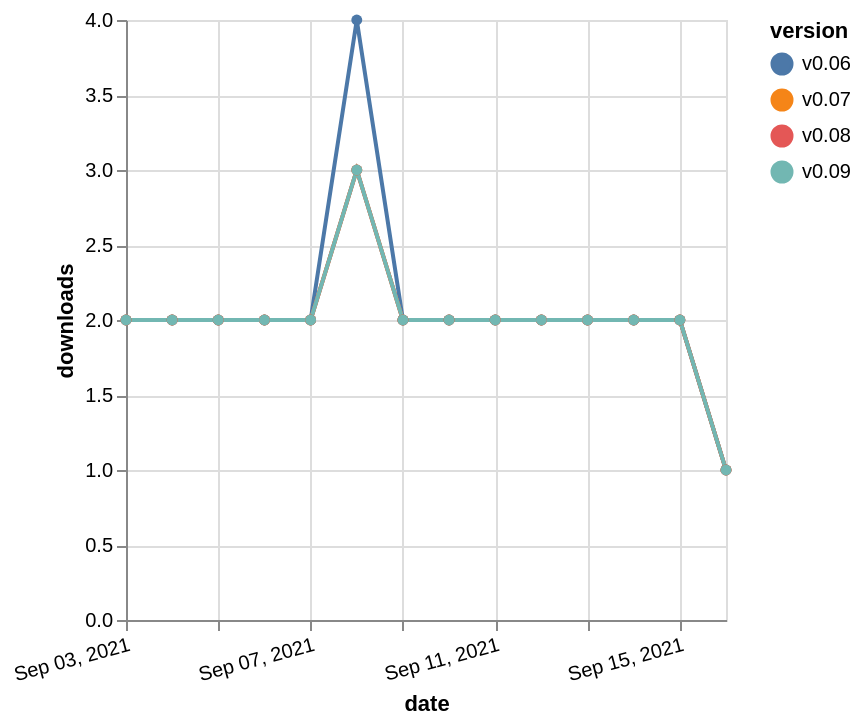

Describe this chart as a Vega-Lite specification.
### Vega-Lite specification from a JSON file in a GitHub repository (floating-point values rounded to 4 significant figures)
{"$schema": "https://vega.github.io/schema/vega-lite/v5.json", "description": "A simple bar chart with embedded data.", "data": {"values": [{"date": "2021-09-03", "total": 2203, "delta": 2, "version": "v0.06"}, {"date": "2021-09-04", "total": 2205, "delta": 2, "version": "v0.06"}, {"date": "2021-09-05", "total": 2207, "delta": 2, "version": "v0.06"}, {"date": "2021-09-06", "total": 2209, "delta": 2, "version": "v0.06"}, {"date": "2021-09-07", "total": 2211, "delta": 2, "version": "v0.06"}, {"date": "2021-09-08", "total": 2215, "delta": 4, "version": "v0.06"}, {"date": "2021-09-09", "total": 2217, "delta": 2, "version": "v0.06"}, {"date": "2021-09-10", "total": 2219, "delta": 2, "version": "v0.06"}, {"date": "2021-09-11", "total": 2221, "delta": 2, "version": "v0.06"}, {"date": "2021-09-12", "total": 2223, "delta": 2, "version": "v0.06"}, {"date": "2021-09-13", "total": 2225, "delta": 2, "version": "v0.06"}, {"date": "2021-09-14", "total": 2227, "delta": 2, "version": "v0.06"}, {"date": "2021-09-15", "total": 2229, "delta": 2, "version": "v0.06"}, {"date": "2021-09-16", "total": 2230, "delta": 1, "version": "v0.06"}, {"date": "2021-09-03", "total": 2080, "delta": 2, "version": "v0.07"}, {"date": "2021-09-04", "total": 2082, "delta": 2, "version": "v0.07"}, {"date": "2021-09-05", "total": 2084, "delta": 2, "version": "v0.07"}, {"date": "2021-09-06", "total": 2086, "delta": 2, "version": "v0.07"}, {"date": "2021-09-07", "total": 2088, "delta": 2, "version": "v0.07"}, {"date": "2021-09-08", "total": 2091, "delta": 3, "version": "v0.07"}, {"date": "2021-09-09", "total": 2093, "delta": 2, "version": "v0.07"}, {"date": "2021-09-10", "total": 2095, "delta": 2, "version": "v0.07"}, {"date": "2021-09-11", "total": 2097, "delta": 2, "version": "v0.07"}, {"date": "2021-09-12", "total": 2099, "delta": 2, "version": "v0.07"}, {"date": "2021-09-13", "total": 2101, "delta": 2, "version": "v0.07"}, {"date": "2021-09-14", "total": 2103, "delta": 2, "version": "v0.07"}, {"date": "2021-09-15", "total": 2105, "delta": 2, "version": "v0.07"}, {"date": "2021-09-16", "total": 2106, "delta": 1, "version": "v0.07"}, {"date": "2021-09-03", "total": 2071, "delta": 2, "version": "v0.08"}, {"date": "2021-09-04", "total": 2073, "delta": 2, "version": "v0.08"}, {"date": "2021-09-05", "total": 2075, "delta": 2, "version": "v0.08"}, {"date": "2021-09-06", "total": 2077, "delta": 2, "version": "v0.08"}, {"date": "2021-09-07", "total": 2079, "delta": 2, "version": "v0.08"}, {"date": "2021-09-08", "total": 2082, "delta": 3, "version": "v0.08"}, {"date": "2021-09-09", "total": 2084, "delta": 2, "version": "v0.08"}, {"date": "2021-09-10", "total": 2086, "delta": 2, "version": "v0.08"}, {"date": "2021-09-11", "total": 2088, "delta": 2, "version": "v0.08"}, {"date": "2021-09-12", "total": 2090, "delta": 2, "version": "v0.08"}, {"date": "2021-09-13", "total": 2092, "delta": 2, "version": "v0.08"}, {"date": "2021-09-14", "total": 2094, "delta": 2, "version": "v0.08"}, {"date": "2021-09-15", "total": 2096, "delta": 2, "version": "v0.08"}, {"date": "2021-09-16", "total": 2097, "delta": 1, "version": "v0.08"}, {"date": "2021-09-03", "total": 2070, "delta": 2, "version": "v0.09"}, {"date": "2021-09-04", "total": 2072, "delta": 2, "version": "v0.09"}, {"date": "2021-09-05", "total": 2074, "delta": 2, "version": "v0.09"}, {"date": "2021-09-06", "total": 2076, "delta": 2, "version": "v0.09"}, {"date": "2021-09-07", "total": 2078, "delta": 2, "version": "v0.09"}, {"date": "2021-09-08", "total": 2081, "delta": 3, "version": "v0.09"}, {"date": "2021-09-09", "total": 2083, "delta": 2, "version": "v0.09"}, {"date": "2021-09-10", "total": 2085, "delta": 2, "version": "v0.09"}, {"date": "2021-09-11", "total": 2087, "delta": 2, "version": "v0.09"}, {"date": "2021-09-12", "total": 2089, "delta": 2, "version": "v0.09"}, {"date": "2021-09-13", "total": 2091, "delta": 2, "version": "v0.09"}, {"date": "2021-09-14", "total": 2093, "delta": 2, "version": "v0.09"}, {"date": "2021-09-15", "total": 2095, "delta": 2, "version": "v0.09"}, {"date": "2021-09-16", "total": 2096, "delta": 1, "version": "v0.09"}]}, "width": "container", "mark": {"type": "line", "point": {"filled": true}}, "encoding": {"x": {"field": "date", "type": "temporal", "timeUnit": "yearmonthdate", "title": "date", "axis": {"labelAngle": -15}}, "y": {"field": "delta", "type": "quantitative", "title": "downloads"}, "color": {"field": "version", "type": "nominal"}, "tooltip": {"field": "delta"}}}
